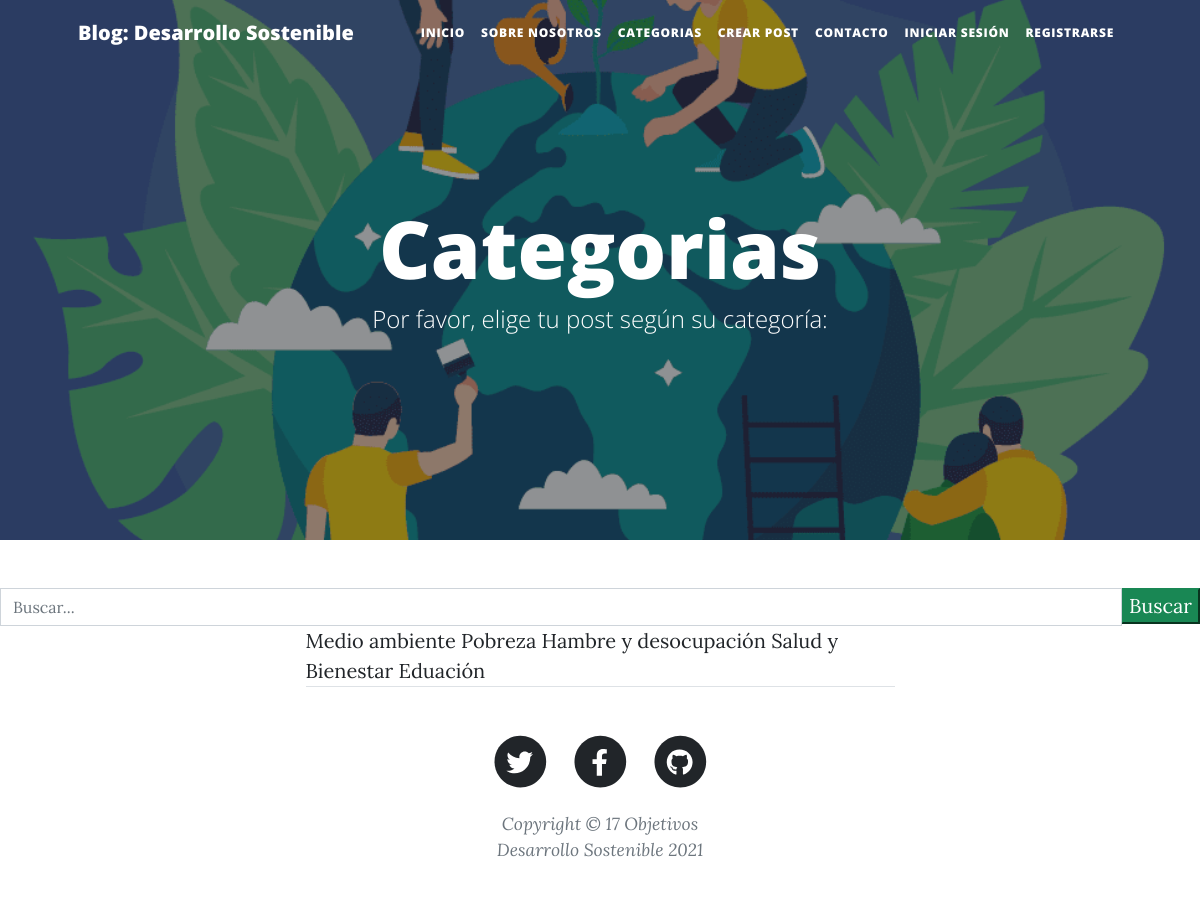
Page /categorias/ on the committed database.
### appblog/models.py (models this page shows, shortened)
class ModeloBase(models.Model):
    id=models.AutoField(primary_key=True)
    estado=models.BooleanField('Estado', default=True)
    fecha_creacion=models.DateTimeField ('Fecha creación', auto_now=False, auto_now_add= True)
    fecha_modificacion=models.DateTimeField ('Fecha de modificación', auto_now= True, auto_now_add= False)
    fecha_eliminacion=models.DateTimeField ('Fecha de eliminación', auto_now=True, auto_now_add= False)
    class Meta:
        abstract = True

class Categoria(ModeloBase):
    nombre=models.CharField('Nombre de la categoría', max_length=100, unique = True)
    imagen_ref=models.ImageField ('Imagen referencial', upload_to = 'categoria/')
    class Meta:
        verbose_name = 'Categoria'
        verbose_name_plural = 'Categorias'

### appblog/views.py (the view)
class Categorias (ListView):
     model=Categoria
     template_name = 'categorias.html'

### templates/categorias.html (shortened to what this page needs)
{% extends 'index.html' %}
{% load static %}
{% block imagen %}
{% static "assets/img/nos.png"%}
{% endblock imagen %}
{% block titulo_principal%}
Categorias
{% endblock titulo_principal%}
{% block titulo_secundario%}
Por favor, elige tu post según su categoría:
{% endblock titulo_secundario%}
{% block contenido%}
<div class="container px-4 px-lg-5">
    <div class="row gx-4 gx-lg-5 justify-content-center">
        <div class="col-md-10 col-lg-8 col-xl-7">
            {% for categoria in categoria_list %}
             {{categoria.nombre}}
             {% endfor%}
{% endblock contenido%}

### rows in the picture
Categoria: nombre "Medio ambiente"
Categoria: nombre "Pobreza"
Categoria: nombre "Hambre y desocupación"
Categoria: nombre "Salud y Bienestar"
Categoria: nombre "Eduación"
